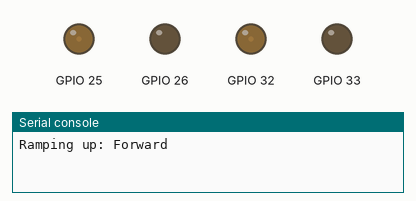
This program was run on a simulated ESP32 board running MicroPython. On the bench: output pins drawn as LEDs (lit = HIGH), the last lines printed to the serial console.

Above: at 0.05 s.
At 0.4 s:
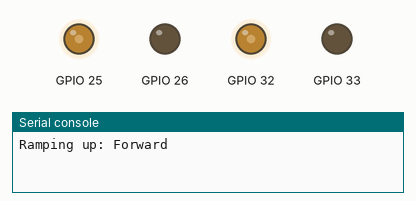
At 0.75 s:
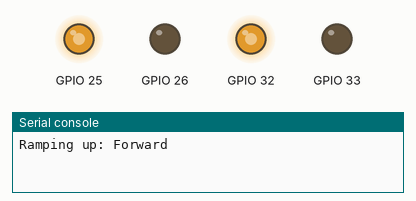
At 2.0 s:
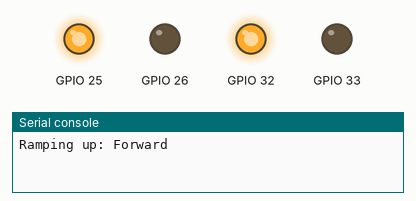
At 4.0 s:
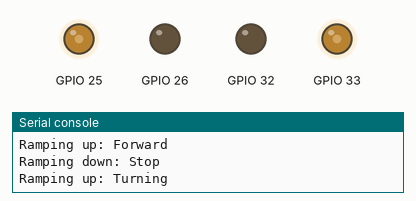
At 6.0 s:
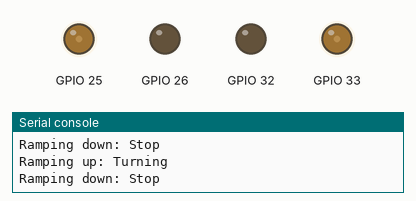
Timing chart, 0 to 9.4 s (numbered marks = the images above):
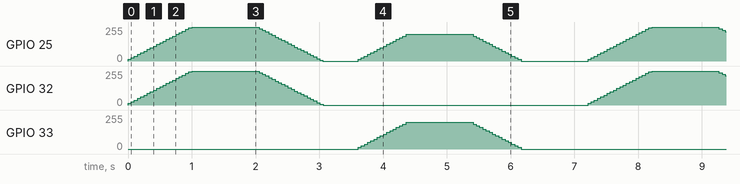

The program:

TT_motor_dual.py
```python
from machine import Pin, PWM
from time import sleep

class Motor:
    def __init__(self, pin1, pin2, freq=500):
        self.p1 = PWM(Pin(pin1), freq=freq)
        self.p2 = PWM(Pin(pin2), freq=freq)
        self.current_speed = 0

    def move(self, speed):
        # Constraints speed between -1023 and 1023
        speed = max(min(speed, 1023), -1023)
        self.current_speed = speed

        if speed > 0:
            self.p1.duty(speed)
            self.p2.duty(0)
        elif speed < 0:
            self.p1.duty(0)
            self.p2.duty(abs(speed))
        else:
            self.p1.duty(0)
            self.p2.duty(0)

# Initialize motors
left_motor = Motor(25, 26)
right_motor = Motor(32, 33)

def ramp_drive(target_left, target_right, step=50, delay=0.05):
    """Gradually changes motor speeds to the target values simultaneously"""
    while (left_motor.current_speed != target_left or
           right_motor.current_speed != target_right):

        # Calculate next step for Left Motor
        if left_motor.current_speed < target_left:
            new_left = min(left_motor.current_speed + step, target_left)
        else:
            new_left = max(left_motor.current_speed - step, target_left)

        # Calculate next step for Right Motor
        if right_motor.current_speed < target_right:
            new_right = min(right_motor.current_speed + step, target_right)
        else:
            new_right = max(right_motor.current_speed - step, target_right)

        left_motor.move(new_left)
        right_motor.move(new_right)
        sleep(delay)

# --- Main Loop ---
try:
    while True:
        print("Ramping up: Forward")
        ramp_drive(1023, 1023)
        sleep(1)

        print("Ramping down: Stop")
        ramp_drive(0, 0)
        sleep(0.5)

        print("Ramping up: Turning")
        ramp_drive(800, -800) # Pivot turn
        sleep(1)

        print("Ramping down: Stop")
        ramp_drive(0, 0)
        sleep(1)

except KeyboardInterrupt:
    print("Emergency Stop")
    left_motor.move(0)
    right_motor.move(0)
```
